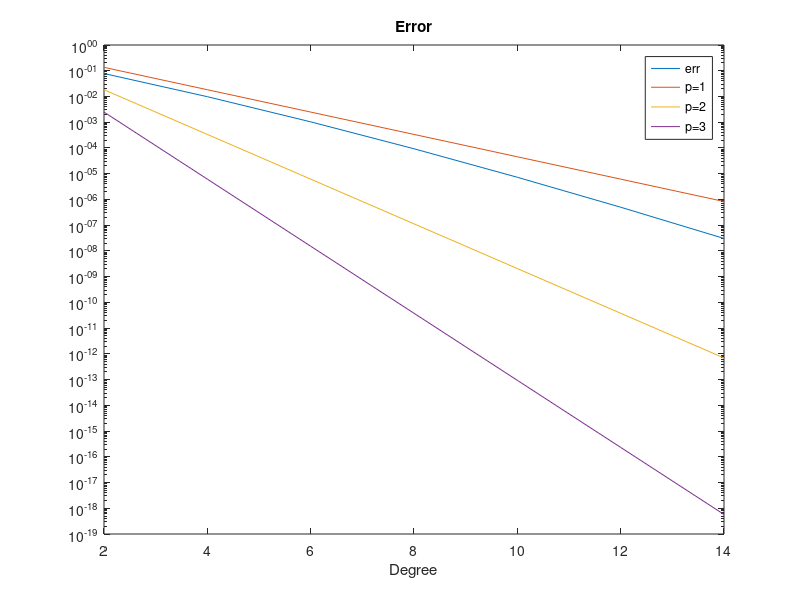
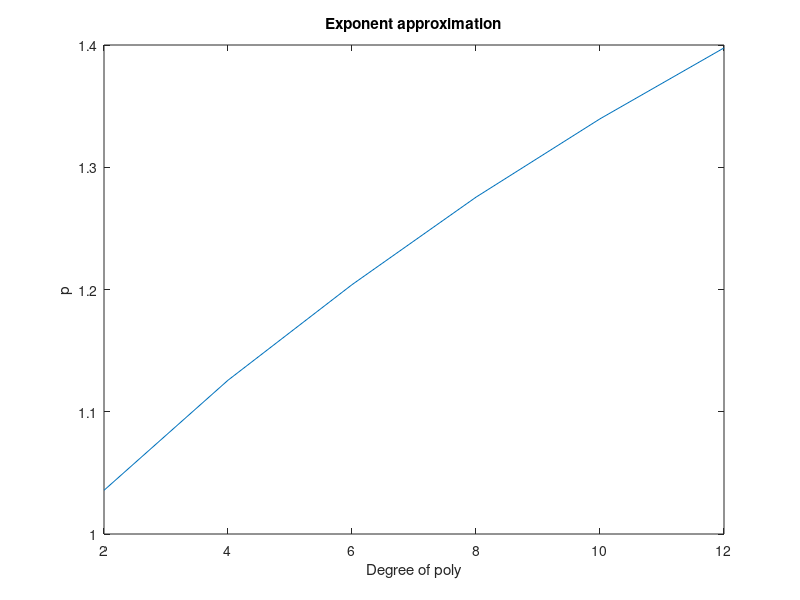

These charts were generated, in order, by the following MATLAB code:
close all; clc; clear all

f=@(x) exp(-x.^2);
% Test different values of d to find d_max
% which is approximately 3.5
d=1;  % value for the first part
%d=1.6;  %this is d_max/2

degs=2:2:15;
x_test = -d:2*d/1000:d;
yy=f(x_test);
% plot(x_test,yy)
% hold on
errors=zeros(size(degs));
for k =1:length(degs)
    deg=degs(k);
    nodes=-d:2*d/deg:d;
    pp=polyfit(nodes,f(nodes),deg);
    y_test= polyval(pp,x_test);
    errors(k)=max(abs(y_test-yy));
end
semilogy(degs,errors)
title('Error')
xlabel('Degree')
hold on
semilogy(degs, exp(-degs))
semilogy(degs, exp(-2.*degs))
semilogy(degs, exp(-3*degs))
legend('err','p=1', 'p=2','p=3')

%approx p = (log(err(n2))-log(err(n1))) /(n1-n2)
ps= (log(errors(2:end))-log(errors(1:end-1)))./(degs(1:end-1)-degs(2:end));

figure()
plot(degs(1:end-1), ps)
title('Exponent approximation')
xlabel('Degree of poly')
ylabel('p')

p_appr=sum(ps)/length(ps);   %compute mean value
fprintf("Approximated p %8.3f\n",p_appr);